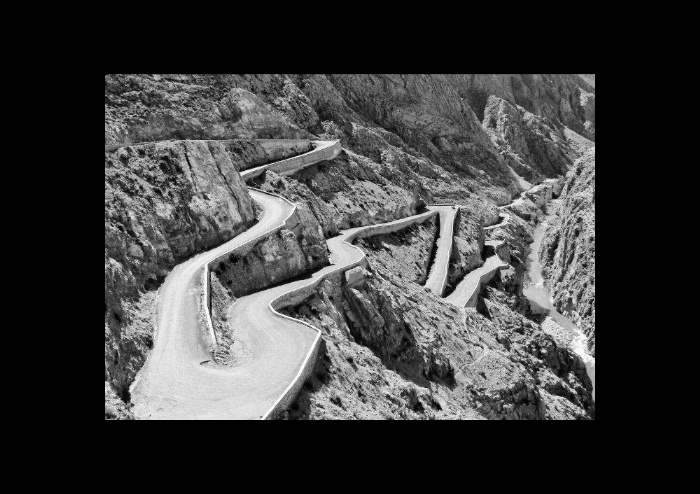
#> input picture images/tisdrin_test.jpg, 700 x 494 px, found by its file name
$ python SSD.py
#> lines starting #> are read from the running program, lines starting #| are printed output that depends on the picture
import numpy as np
import cv2
from scipy.optimize import minimize
import matplotlib.pyplot as plt

def ssd_cost(params, img_ref, img_mov, mask=None):
    """Coût SSD avec interpolation bilinéaire et gestion des bords."""
    tx, ty, angle = params

    # Matrice de transformation
    M = cv2.getRotationMatrix2D((img_mov.shape[1]//2, img_mov.shape[0]//2), angle, 1.0)
    M[0, 2] += tx
    M[1, 2] += ty

    # Transformation avec interpolation lisse et réflexion des bords
    img_transformed = cv2.warpAffine(
        img_mov, M, (img_ref.shape[1], img_ref.shape[0]),
        flags=cv2.INTER_LINEAR,
        borderMode=cv2.BORDER_REFLECT
    )

    # Calcul SSD avec masque optionnel
    if mask is not None:
        diff = (img_ref - img_transformed) * mask
    else:
        diff = img_ref - img_transformed

    return np.sum(diff**2)

def register_images_ssd(img_ref, img_mov, initial_params=[0.0, 0.0, 0.0]):
    """Recalage SSD amélioré avec multi-start et pyramide d'images."""
    # Conversion en niveaux de gris
    if len(img_ref.shape) == 3:
        img_ref = cv2.cvtColor(img_ref, cv2.COLOR_BGR2GRAY)
    if len(img_mov.shape) == 3:
        img_mov = cv2.cvtColor(img_mov, cv2.COLOR_BGR2GRAY)

    # Normalisation [0, 1]
    img_ref = img_ref.astype(np.float32) / 255.0
    img_mov = img_mov.astype(np.float32) / 255.0

    # Approche multi-échelle (pyramide)
    scales = [0.25, 0.5, 1.0]  # Résolutions réduites -> résolution originale
    params = np.array(initial_params, dtype=np.float64)  # <-- Correction: float64

    for scale in scales:
        # Redimensionnement des images
        if scale != 1.0:
            ref_scaled = cv2.resize(img_ref, None, fx=scale, fy=scale, interpolation=cv2.INTER_AREA)
            mov_scaled = cv2.resize(img_mov, None, fx=scale, fy=scale, interpolation=cv2.INTER_AREA)
        else:
            ref_scaled = img_ref
            mov_scaled = img_mov

        # Ajustement des paramètres pour l'échelle (en float)
        params_scaled = params.copy()
        params_scaled[:2] *= scale  # <-- Pas d'erreur de type car float64

        # Multi-start pour éviter les minima locaux
        starts = [
            params_scaled,
            params_scaled + [5.0, 5.0, 10.0],
            params_scaled + [-5.0, -5.0, -10.0],
            params_scaled + [10.0, 0.0, 15.0],
            params_scaled + [0.0, 10.0, -15.0]
        ]

        best_params = params_scaled
        best_ssd = np.inf

        for start in starts:
            try:
                result = minimize(
                    ssd_cost, start,
                    args=(ref_scaled, mov_scaled),
                    method='Powell',
                    options={'maxiter': 500, 'ftol': 1e-6}
                )
                if result.success and result.fun < best_ssd:
                    best_ssd = result.fun
                    best_params = result.x
            except:
                continue

        # Mise à jour des paramètres pour l'échelle suivante
        params[:2] = best_params[:2] / scale  # <-- Conversion inverse en float
        params[2] = best_params[2]  # L'angle ne change pas avec l'échelle

    return params

def apply_transformation(img, params):
    """Applique la transformation finale."""
    tx, ty, angle = params
    M = cv2.getRotationMatrix2D((img.shape[1]//2, img.shape[0]//2), angle, 1.0)
    M[0, 2] += tx
    M[1, 2] += ty
    return cv2.warpAffine(img, M, (img.shape[1], img.shape[0]))

def calculate_ssd_score(img_ref, img_mov):
    """Calcule le score SSD entre deux images."""
    if len(img_ref.shape) == 3:
        img_ref = cv2.cvtColor(img_ref, cv2.COLOR_BGR2GRAY)
    if len(img_mov.shape) == 3:
        img_mov = cv2.cvtColor(img_mov, cv2.COLOR_BGR2GRAY)
    img_ref = img_ref.astype(np.float32) / 255.0
    img_mov = img_mov.astype(np.float32) / 255.0
    return np.sum((img_ref - img_mov)**2)

# Exemple d'utilisation
if __name__ == "__main__":
    img_ref = cv2.imread('images/tisdrin_test.jpg')
#> img_ref is the input picture: shape (494, 700, 3); min 0, max 255, mean 59.5
    img_mov = cv2.imread('images/tisdrin_test_30_12_20deg.jpg')
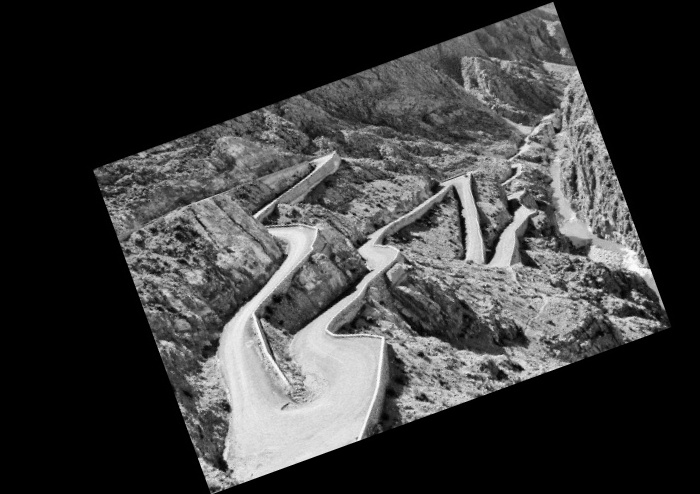
#> input picture images/tisdrin_test_30_12_20deg.jpg, 700 x 494 px, found by its file name
#> img_mov is the input picture: shape (494, 700, 3); min 0, max 255, mean 59.6

    # Score avant recalage
    ssd_before = calculate_ssd_score(img_ref, img_mov)
#> ssd_before = 28483.7
    print(f"SSD avant recalage: {ssd_before:.2f}")
#| SSD avant recalage: 28483.71

    # Recalage
    params = register_images_ssd(img_ref, img_mov)
#> the loop in register_images_ssd, `for scale in scales:` made 3 passes
#> pass 1, in register_images_ssd, `ref_scaled = cv2.resize(img_ref, None, fx=scale, fy=scale, interpolati..`:
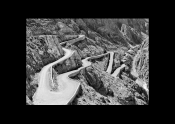
#> ref_scaled: shape (124, 175) float32; min 0, max 0.973, mean 0.233
#> pass 1, in register_images_ssd, `mov_scaled = cv2.resize(img_mov, None, fx=scale, fy=scale, interpolati..`:
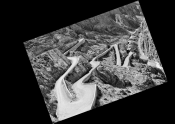
#> mov_scaled: shape (124, 175) float32; min 0, max 0.973, mean 0.233
#> pass 2, in register_images_ssd, `ref_scaled = cv2.resize(img_ref, None, fx=scale, fy=scale, interpolati..`:
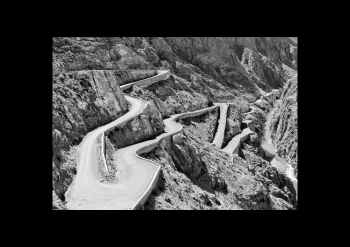
#> ref_scaled: shape (247, 350) float32; min 0, max 0.981, mean 0.233
#> pass 2, in register_images_ssd, `mov_scaled = cv2.resize(img_mov, None, fx=scale, fy=scale, interpolati..`:
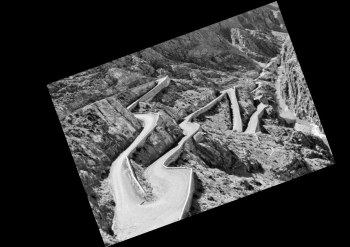
#> mov_scaled: shape (247, 350) float32; min 0, max 0.978, mean 0.234
#> after the loop in register_images_ssd, `for scale in scales:`: params = [-30, -11.97, -19.98]
#> params = [-30, -11.97, -19.98]
    print(f"Paramètres trouvés - tx: {params[0]:.2f}, ty: {params[1]:.2f}, angle: {params[2]:.2f}°")
#| Paramètres trouvés - tx: -30.00, ty: -11.97, angle: -19.98°

    # Application de la transformation
    img_registered = apply_transformation(img_mov, params)
#> in apply_transformation, `tx, ty, angle = params`: tx = -30; ty = -11.97; angle = -19.98
#> in apply_transformation, `M = cv2.getRotationMatrix2D((img.shape[1]//2, img.shape[0]//2), angle,..`: M = [[0.94, -0.342, 105.5], [0.342, 0.94, -104.7]]

    # Score après recalage
    ssd_after = calculate_ssd_score(img_ref, img_registered)
#> ssd_after = 374
    print(f"SSD après recalage: {ssd_after:.2f}")
#| SSD après recalage: 373.98
    print(f"Amélioration: {ssd_before - ssd_after:.2f}")
#| Amélioration: 28109.74

    # Affichage
    plt.figure(figsize=(15, 5))
    plt.subplot(131)
    plt.imshow(cv2.cvtColor(img_ref, cv2.COLOR_BGR2RGB))
    plt.title('Référence')
    plt.subplot(132)
    plt.imshow(cv2.cvtColor(img_mov, cv2.COLOR_BGR2RGB))
    plt.title(f'Mobile (SSD: {ssd_before:.2f})')
    plt.subplot(133)
    plt.imshow(cv2.cvtColor(img_registered, cv2.COLOR_BGR2RGB))
    plt.title(f'Recalée (SSD: {ssd_after:.2f})')
    plt.show()
